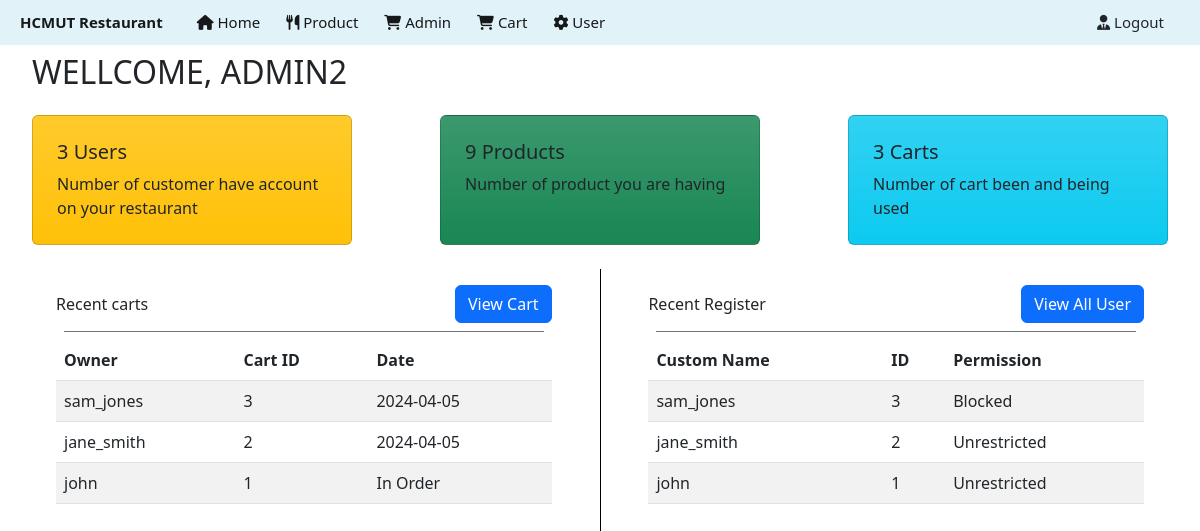
/index.php?controller=home (signed in), run on the app's committed database.
### tables this page shows
CREATE TABLE `cart` (
  `CartID` int(11) NOT NULL,
  `ExportDate` date DEFAULT NULL,
  `UserID` int(11) DEFAULT NULL
);

CREATE TABLE `member` (
  `UserID` int(11) NOT NULL,
  `Username` varchar(255) DEFAULT NULL,
  `Password` varchar(255) DEFAULT NULL,
  `Name` varchar(255) DEFAULT NULL,
  `Phoneno` varchar(255) DEFAULT NULL,
  `Avatar` varchar(500) DEFAULT NULL,
  `Address` varchar(500) DEFAULT NULL,
  `LastName` varchar(255) DEFAULT NULL,
  `Email` varchar(255) DEFAULT NULL,
  `Gender` varchar(255) DEFAULT NULL,
  `AccessLevel` int(11) DEFAULT NULL
);

### Controller/BaseController.php (called while the page is built, shortened)
<?php
class BaseController{
    protected function view($viewPath, array $data = [])
    {
        $viewPath = self::VIEW_FOLDER_NAME . '/' . str_replace('.' , '/' , $viewPath) . '.php';
        return require($viewPath);
    }
}
?>

### Controller/admin/HomeController.php (called while the page is built, shortened)
<?php
require_once('Controller/BaseController.php');
class HomeController extends BaseController{
    private $adminModel;
    private $userModel;
    private $productModel;
    private $cartModel;
    function __construct(){
        $this -> adminModel = new AdminModel();
        $this -> userModel = new UserModel();
        $this -> productModel = new ProductModel();
        $this -> cartModel = new CartModel();
    }
    public function index(){
        $admininfo = $this->adminModel-> getById();
        $usercount = $this -> userModel->count();
        $productcount = $this -> productModel->count();
        $cartcount=  $this -> cartModel ->count();
        $cartlist  = $this -> cartModel -> getRecentCart();
        $userlist = $this -> userModel -> getRecentUser();
        return $this -> view('admin.pages.home',[
            'admininfo' => $admininfo,
            'usercount' => $usercount,
            'productcount' => $productcount,
            'cartcount' => $cartcount,
            'cartlist' => $cartlist,
            'userlist' => $userlist
        ]);
    }
}
?>

### Route/admin/web.php (called while the page is built, shortened)
<?php
    $actionName = $_REQUEST['action']  ?? 'index';
    $request = new $controller;
    $request -> $actionName();
?>

### Model/Database.php (called while the page is built, shortened)
<?php
class Database
{
    private $server = 'localhost';
    private $dbName = 'restaurant';
    private $user = 'root';
    private $password = '';
	public function connect()
	{
		$conn = new mysqli($this->server, $this->user, $this->password, $this->dbName);
		mysqli_set_charset($conn, 'utf8');
		return $conn;
	}
}

### Model/BaseModel.php (called while the page is built, shortened)
<?php
include_once('Model/Database.php');
class BaseModel extends DataBase{
    protected $conn;
    function __construct() {
        $this -> conn = $this -> connect();
    }
    public function find($table, $idName, $idValue){
        $sql = "SELECT * FROM {$table} WHERE {$idName} = {$idValue}";
        $result = $this -> _query($sql);
        return mysqli_fetch_assoc($result);
    }
    public function _query($sql){
        return mysqli_query($this -> conn, $sql);
    }
}
?>

### Model/AdminModel.php (called while the page is built, shortened)
<?php
require_once('Model/BaseModel.php');
class AdminModel extends BaseModel
{
    public function getById()
    {
        return $this->find(self::TABLE, 'AdminID', $_SESSION['ID']);
    }
}

### Model/UserModel.php (called while the page is built, shortened)
<?php
require_once('Model/BaseModel.php');
class UserModel extends BaseModel{
    public function count(){
        $sql = "SELECT COUNT(UserID) AS NumberOfUser FROM " . self::TABLE;
        $result = $this -> _query($sql);
        $row = $result->fetch_assoc();
        return $row;
    }
    public function getRecentUser(){
        $sql = "SELECT * FROM " . self::TABLE . " ORDER BY UserID DESC LIMIT 5";
        $result = $this -> _query($sql);
        $data = [];
        while ($row = mysqli_fetch_assoc($result)){
            array_push($data, $row);
        }
        return $data;
    }
}

### Model/ProductModel.php (called while the page is built, shortened)
<?php
require_once('Model/BaseModel.php');
class ProductModel extends BaseModel{
    public function count(){
        $sql = "SELECT COUNT(ProductID) AS NumberOfProduct FROM " . self::TABLE;
        $result = $this -> _query($sql);
        $row = $result->fetch_assoc();
        return $row;
    }
}

### Model/CartModel.php (called while the page is built, shortened)
<?php
require_once('Model/BaseModel.php');
class CartModel extends BaseModel{
    public function count(){
        $sql = "SELECT COUNT(CartID) AS NumberOfCart FROM " . self::TABLE;
        $result = $this -> _query($sql);
        $row = $result->fetch_assoc();
        return $row;
    }
    public function getRecentCart(){
        $sql = "SELECT Username, CartID, ExportDate FROM " . self::TABLE . " c JOIN member m ON c.UserID = m.UserID ORDER BY CartID DESC LIMIT 5";
        $result = $this -> _query($sql);
        $data = [];
        while ($row = mysqli_fetch_assoc($result)){
            array_push($data, $row);
        }
        return $data;
    }
}

### View/admin/pages/home.php (the view, shortened to what this page needs)
<!DOCTYPE html>
<html lang="en">
<head>
<?php
require('View/admin/layouts/navbar.php');
?>
</head>
<body>
    <div class="m-2">
        <h2 class = "text-uppercase fw-800 ms-4">Wellcome, <?php echo $admininfo['Name'] ?></h2>
        <div class="flex d-flex justify-content-between m-2">
            <div class="card m-3 bg-warning bg-gradient" style="width: 20rem;">
            <div class="card-body justify-content-center">
                <h5 class="card-title m-2"><?php echo $usercount['NumberOfUser'] ?>  Users </h5>
                <p class="card-text m-2">Number of customer have account on your restaurant</p>
            </div>
            </div>
            <div class="card  m-3  bg-success bg-gradient" style="width: 20rem;">
            <div class="card-body justify-content-center ">
                <h5 class="card-title m-2"> <?php echo  $productcount['NumberOfProduct']   ?> Products </h5>
                <p class="card-text m-2">Number of product you are having</p>
            </div>
            </div>
            <div class="card m-3 bg-info bg-gradient" style="width: 20rem;">
            <div class="card-body justify-content-center ">
                <h5 class="card-title m-2"><?php echo  $cartcount['NumberOfCart'] ?> Carts  </h5>
                <p class="card-text m-2">Number of cart been and being used</p>
            </div>
            </div>
        </div>
        <div class="flex d-flex w-100" >
            <div class="h-25 w-50  m-3 ms-5 me-5">
                <div class="d-flex align-items-center justify-content-between">
                    <div>
                        <span>Recent carts</span>
                    </div>
                    <div>
                        <a href="index.php?controller=cart" class="btn btn-primary">View Cart</a>
                    </div>
                </div>
                <div style="height:1px" class="bg-secondary m-2"></div>
                <div>
                    <table class="table table-striped">
                        <thead>
                        <tr>
                            <th> Owner </th>
                            <th> Cart ID </th>
                            <th> Date </th>
                        </tr>
                        </thead>
                        <tbody>
                        <?php
                            foreach ($cartlist as $key => $value) {
                                echo "<tr>";
                                echo "<td>".$value['Username']."</td>";
                                echo "<td>".$value['CartID']."</td>";
                                if ($value['ExportDate']){
                                    echo "<td>".$value['ExportDate']."</td>";
                                } else {
                                    echo "<td>"."In Order"."</td>";
                                }
                                echo "</tr>";
                            }
                        ?>
                        </tbody>
                    </table>
                </div>
            </div>
            <div class="h-25 w-50 m-3 ms-5 me-5">
            <div class="d-flex align-items-center justify-content-between">
                    <div>
                        <span>Recent Register</span>
                    </div>
                    <div>
                        <a href="index.php?controller=user" class="btn btn-primary">View All User</a>
                    </div>
                </div>
                <div style="height:1px" class="bg-secondary m-2"></div>
                <div>
                    <table class="table table-striped">
                        <thead>
                        <tr>
                            <th> Custom Name </th>
                            <th> ID </th>
                            <th> Permission </th>
                        </tr>
                        </thead>
                        <tbody>
                        <?php
                            foreach ($userlist as $key => $value) {
                                echo "<tr>";
                                echo "<td>".$value['Username']."</td>";
                                echo "<td>".$value['UserID']."</td>";
                                if ($value['AccessLevel'] == 1){
                                     echo "<td>"."Unrestricted"."</td>";
                                } else {
                                     echo "<td>"."Blocked"."</td>";
                                }
                                echo "</tr>";
                            }
                        ?>
                        </tbody>
                    </table>
                </div>
            </div>
</body>
</html>

### data on the page
cart: UserID.Username "sam_jones", CartID "3", ExportDate "2024-04-05"
cart: UserID.Username "jane_smith", CartID "2", ExportDate "2024-04-05"
cart: UserID.Username "john", CartID "1", shows "In Order"
member: Username "sam_jones", UserID "3", AccessLevel "Blocked"
member: Username "jane_smith", UserID "2", AccessLevel "Unrestricted"
member: Username "john", UserID "1", AccessLevel "Unrestricted"

### other printed values
$admininfo['Name'] "ADMIN2"
$usercount['NumberOfUser'] "3"
$productcount['NumberOfProduct'] "9"
$cartcount['NumberOfCart'] "3"
